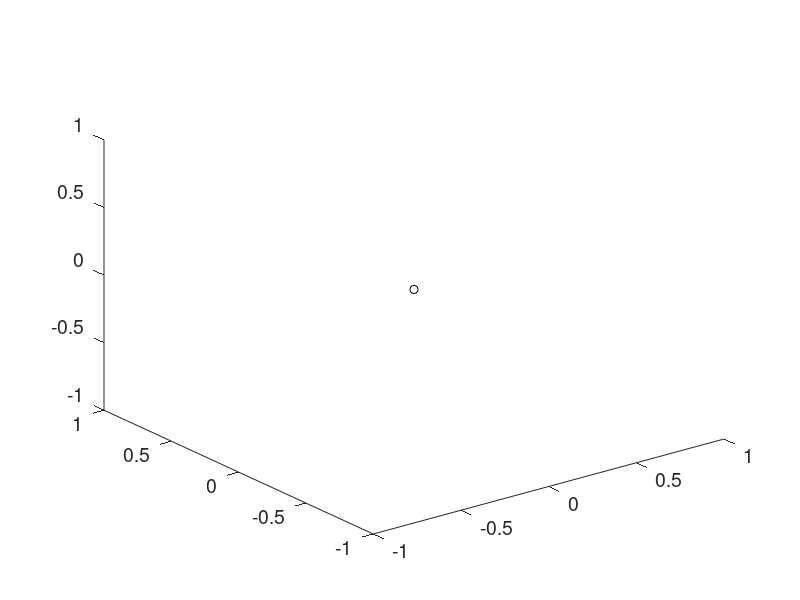

Source code (MATLAB): (Note: this script raises an error after producing the figure.)
%Выводим траекторию в параметрических переменных"
fig1 = figure(5);
plot3(0, 0, 0, 'k--o')
set(gca,'FontSize',14)
hold on;

th = linspace(0 ,4*pi,1000)';

mars_traj_ks = arrayfun(@(r1, r2, r3) rToU([r1,r2,r3], phi), mars_traj_New(:, 1),mars_traj_New(:, 2),mars_traj_New(:, 3),'UniformOutput',false);
mars_traj_ks = cell2mat(mars_traj_ks')';

mars_traj_ks_zero = arrayfun(@(r1, r2, r3) rToU([r1,r2,r3], phi0), mars_traj_New(:, 1),mars_traj_New(:, 2),mars_traj_New(:, 3),'UniformOutput',false);
mars_traj_ks_zero = cell2mat(mars_traj_ks_zero')';

%phi === 0
earth_traj_ks = arrayfun(@(r1, r2, r3) rToU([r1,r2,r3], phi0), earth_traj_New(:, 1),earth_traj_New(:, 2),earth_traj_New(:, 3),'UniformOutput',false);
earth_traj_ks = cell2mat(earth_traj_ks')';
plot3(earth_traj_ks(:, 1), earth_traj_ks(:, 2), earth_traj_ks(:, 3), 'k')
plot3(mars_traj_ks(:, 1), mars_traj_ks(:, 2), mars_traj_ks(:, 3), 'r')
%plot3(-mars_traj_ks_zero(:, 1), -mars_traj_ks_zero(:, 2), -mars_traj_ks_zero(:, 3), 'r--')
%plot3(mars_traj_ks_zero(:, 1), mars_traj_ks_zero(:, 2), mars_traj_ks_zero(:, 3), 'r--')
plot3(uu(:, 1), uu(:, 2), uu(:, 3), 'b', 'LineWidth', 2.5);
%a_scale=3e-01/mean(vecnorm(a_ks, 2, 2));
a_scale=0;
d = 24*3600;
idxes=1;
for i=1:ceil(t(end)/d)
    ix = find(t>d*i*10, 1);
    idxes=[idxes, ix];
end    
for i = idxes
    %plot3([uu(i, 1), uu(i, 1)+a_scale*a_ks(i, 1)], [uu(i, 2), uu(i, 2)+a_scale*a_ks(i, 2)],[uu(i, 3), uu(i, 3)+a_scale*a_ks(i, 3)],'k')
end

%plot3(uu(end, 1), uu(end, 2), uu(end, 3),'bO')
%plot3(mars_r_f(1), mars_r_f(2),mars_r_f(3),'rO')
axis equal

%title('Траектория КА KS')
xlabel('u1')
ylabel('u2')
zlabel('u3')
grid on;
ax = gca;
ax.XAxisLocation = 'origin';
ax.YAxisLocation = 'origin';
box off;
hold off;
set(fig1,'color','w');

f = getframe(fig1);
[im,map] = rgb2ind(f.cdata,128,'nodither');
im(1,1,1,128) = 0;

for i=1:128
    an=i*2*pi/128;
    x=cos(an);
    y=sin(an);
    v = [x y 0.6];
    view(v)
    pause(1/24)
    %F(i) = getframe(fig1);
    f = getframe(fig1);
    drawnow
    im(:,:,1,i) = rgb2ind(f.cdata,map,'nodither');
    %saveas(fig1,'gif/frame'+string(i)+'.png')
end
imwrite(im,map,'KSRotation.gif','DelayTime',1/24,'LoopCount',inf)
% writerObj = VideoWriter('KSRotation.avi');
% writerObj.FrameRate = 24;
%   % set the seconds per image
% % open the video writer
% open(writerObj);
% % write the frames to the video
% for i=1:length(F)
%     % convert the image to a frame
%     frame = F(i) ;    
%     writeVideo(writerObj, frame);
% end
% % close the writer object
% close(writerObj);